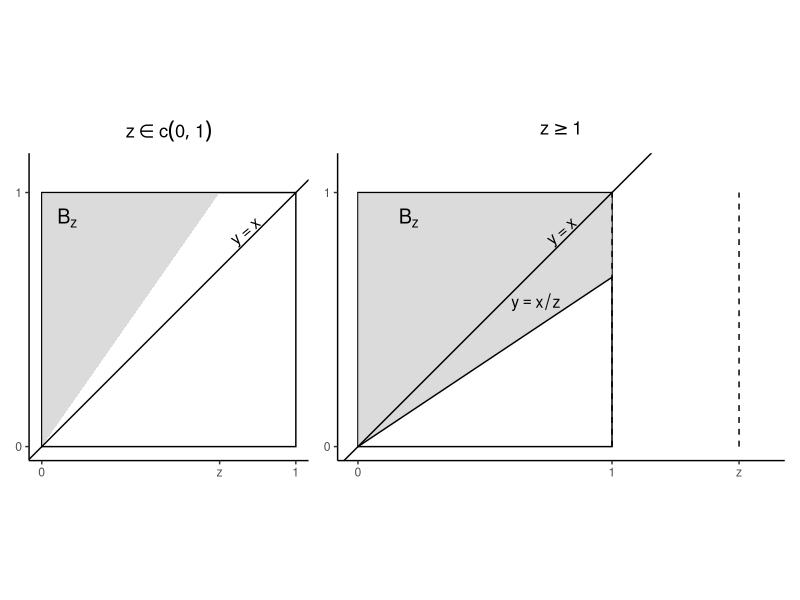
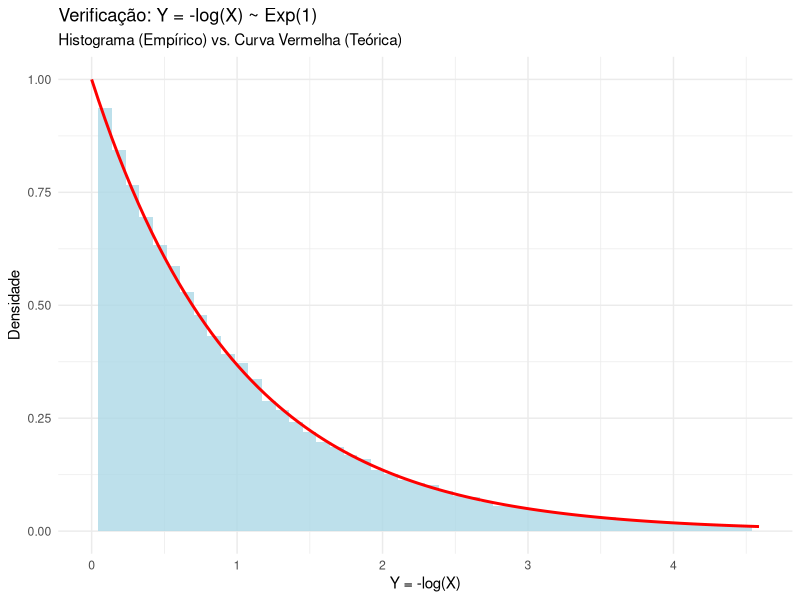
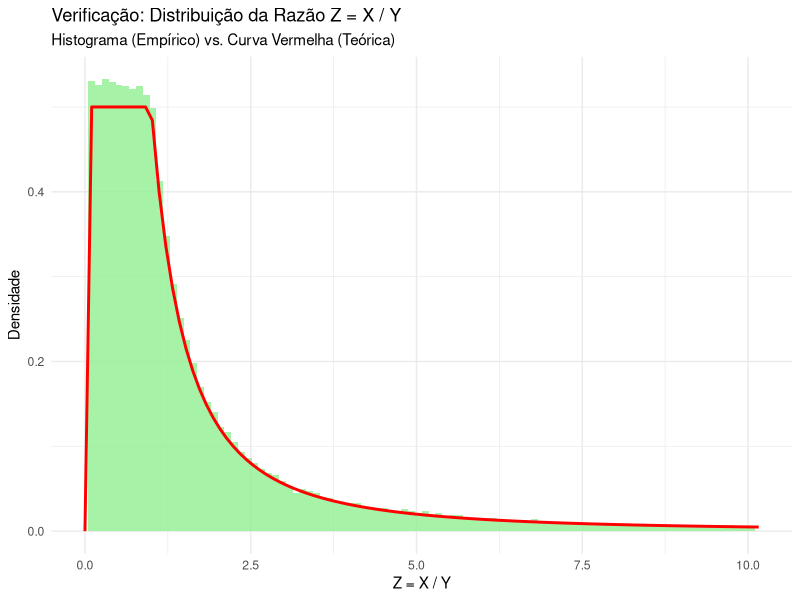

These charts were generated, in order, by the following R code:
## ---- chunk 1
library(ggplot2)
library(patchwork)

# --- Gráfico 1: z no intervalo (0, 1) ---

z <- 0.7

# A região é y >= x/z, limitada pelo quadrado unitário.
# Vértices: (0,0), (z, 1), (0, 1)
region_bz_1 <- data.frame(
  x = c(0, z, 0),
  y = c(0, 1, 1)
)

g1 <- ggplot() +
  # Definir proporção 1:1 e limites dos eixos
  coord_fixed(ratio = 1, xlim = c(0, 1), ylim = c(0, 1.1)) +
  
  # Desenhar o quadrado unitário
  geom_rect(aes(xmin = 0, xmax = 1, ymin = 0, ymax = 1), fill = NA, color = "black") +
  
  # Desenhar e sombrear a região Bz
  geom_polygon(data = region_bz_1, aes(x, y), fill = "grey80", alpha = 0.7) +
  
  # Desenhar a linha y = x/z (limite de Bz)
  # geom_segment(aes(x = 0, y = 0, xend = z, yend = 1), color = "black") +
  
  # Desenhar a linha de referência y = x
  geom_abline(intercept = 0, slope = 1, color = "black") +
  
  # Desenhar a linha tracejada vertical em z
  geom_segment(aes(x = z, y = 0, xend = z, yend = 1), linetype = "dashed") +
  
  # Adicionar rótulos de texto
  annotate("text", x = 0.8, y = 0.85, label = "y = x", angle = 40, size = 4) +
  annotate("text", x = 0.1, y = 0.9, label = "B[z]", parse = TRUE, size = 5) +
  
  # Definir os marcadores dos eixos
  scale_x_continuous(breaks = c(0, z, 1), labels = c("0", "z", "1")) +
  scale_y_continuous(breaks = c(0, 1), labels = c("0", "1")) +
  
  # Aplicar tema limpo e título
  theme_classic() +
  ggtitle(expression(z %in% c(0, 1))) +
  theme(axis.title = element_blank(),
        plot.title = element_text(hjust = 0.5))

# --- Gráfico 2: z >= 1 ---

z <- 1.5

# A região é y >= x/z, limitada pelo quadrado unitário.
# Vértices: (0,0), (1, 1/z), (1, 1), (0, 1)
region_bz_2 <- data.frame(
  x = c(0, 1, 1, 0),
  y = c(0, 1/z, 1, 1)
)

g2 <- ggplot() +
  # Definir proporção 1:1 e limites (eixo x > 1 para mostrar z)
  coord_fixed(ratio = 1, xlim = c(0, z + 0.1), ylim = c(0, 1.1)) +
  
  # Desenhar o quadrado unitário
  geom_rect(aes(xmin = 0, xmax = 1, ymin = 0, ymax = 1), fill = NA, color = "black") +
  
  # Desenhar e sombrear a região Bz
  geom_polygon(data = region_bz_2, aes(x, y), fill = "grey80", alpha = 0.7) +
  
  # Desenhar a linha y = x/z (limite de Bz)
  geom_segment(aes(x = 0, y = 0, xend = 1, yend = 1/z), color = "black") +
  
  # Desenhar a linha de referência y = x
  geom_abline(intercept = 0, slope = 1, color = "black") +
  
  # Desenhar linhas tracejadas em x=1 e x=z
  geom_segment(aes(x = 1, y = 0, xend = 1, yend = 1), linetype = "dashed") +
  geom_segment(aes(x = z, y = 0, xend = z, yend = 1), linetype = "dashed") +
  
  # Adicionar rótulos de texto
  annotate("text", x = 0.8, y = 0.85, label = "y = x", angle = 40, size = 4) +
  annotate("text", x = 0.7, y = 0.7/z + 0.1, label = "y == x/z", parse = TRUE, size = 4) +
  annotate("text", x = 0.2, y = 0.9, label = "B[z]", parse = TRUE, size = 5) +
  
  # Definir os marcadores dos eixos
  scale_x_continuous(breaks = c(0, 1, z), labels = c("0", "1", "z")) +
  scale_y_continuous(breaks = c(0, 1), labels = c("0", "1")) +
  
  # Aplicar tema limpo e título
  theme_classic() +
  ggtitle(expression(z >= 1)) +
  theme(axis.title = element_blank(),
        plot.title = element_text(hjust = 0.5))

# Exibir o gráfico
g1 + g2
## ---- chunk 2
library(tidyverse)

n_sim <- 100000
n_param <- 5 # Parâmetro n do exemplo

# Simular X
valores_x <- c(-n_param:-1, 1:n_param)
X <- sample(valores_x, size = n_sim, replace = TRUE, prob = rep(1/(2*n_param), 2*n_param))

# Transformar Y = X^2
Y <- X^2

# Calcular a distribuição empírica de Y
dist_y_empirica <- table(Y) / n_sim

print(dist_y_empirica)

# Valores teóricos esperados: 1/n = 1/5 = 0.2 para y = 1, 4, 9, 16, 25
valores_y_teoricos <- (1:n_param)^2
prob_y_teorica <- rep(1/n_param, n_param)
names(prob_y_teorica) <- valores_y_teoricos

print(prob_y_teorica)
## ---- chunk 3
n_sim <- 100000

# Simular X ~ U(0, 1)
X <- runif(n_sim, 0, 1)

# Transformar Y = -log(X)
Y <- -log(X)

# Plotar o histograma de Y (normalizado) e a curva teórica exp(1)
ggplot(tibble(Y = Y), aes(x = Y)) +
  geom_histogram(aes(y = after_stat(density)), bins = 50, fill = "lightblue", alpha = 0.8) +
  # Adiciona a curva teórica da exp(1)
  stat_function(fun = dexp, args = list(rate = 1), color = "red", linewidth = 1) +
  labs(
    title = "Verificação: Y = -log(X) ~ Exp(1)",
    subtitle = "Histograma (Empírico) vs. Curva Vermelha (Teórica)",
    x = "Y = -log(X)",
    y = "Densidade"
  ) +
  theme_minimal() +
  xlim(0, quantile(Y, 0.99)) # Limita eixo x para melhor visualização
## ---- chunk 4
n_sim <- 100000

# Simular X e Y independentes
X <- runif(n_sim, 0, 1)
Y <- runif(n_sim, 0, 1)

# Transformar Z = X / Y
Z <- X / Y

# Definir a função de densidade teórica f_Z(z)
f_Z_teorica <- function(z) {
  ifelse(z <= 0, 0,
    ifelse(z < 1, 1/2, 1 / (2 * z^2))
  )
}

# Plotar o histograma de Z e a curva teórica f_Z(z)
ggplot(tibble(Z = Z), aes(x = Z)) +
  geom_histogram(aes(y = after_stat(density)), bins = 100, fill = "lightgreen", alpha = 0.8) +
  stat_function(fun = f_Z_teorica, color = "red", linewidth = 1) +
  labs(
    title = "Verificação: Distribuição da Razão Z = X / Y",
    subtitle = "Histograma (Empírico) vs. Curva Vermelha (Teórica)",
    x = "Z = X / Y",
    y = "Densidade"
  ) +
  theme_minimal() +
  xlim(0, quantile(Z, 0.95))
